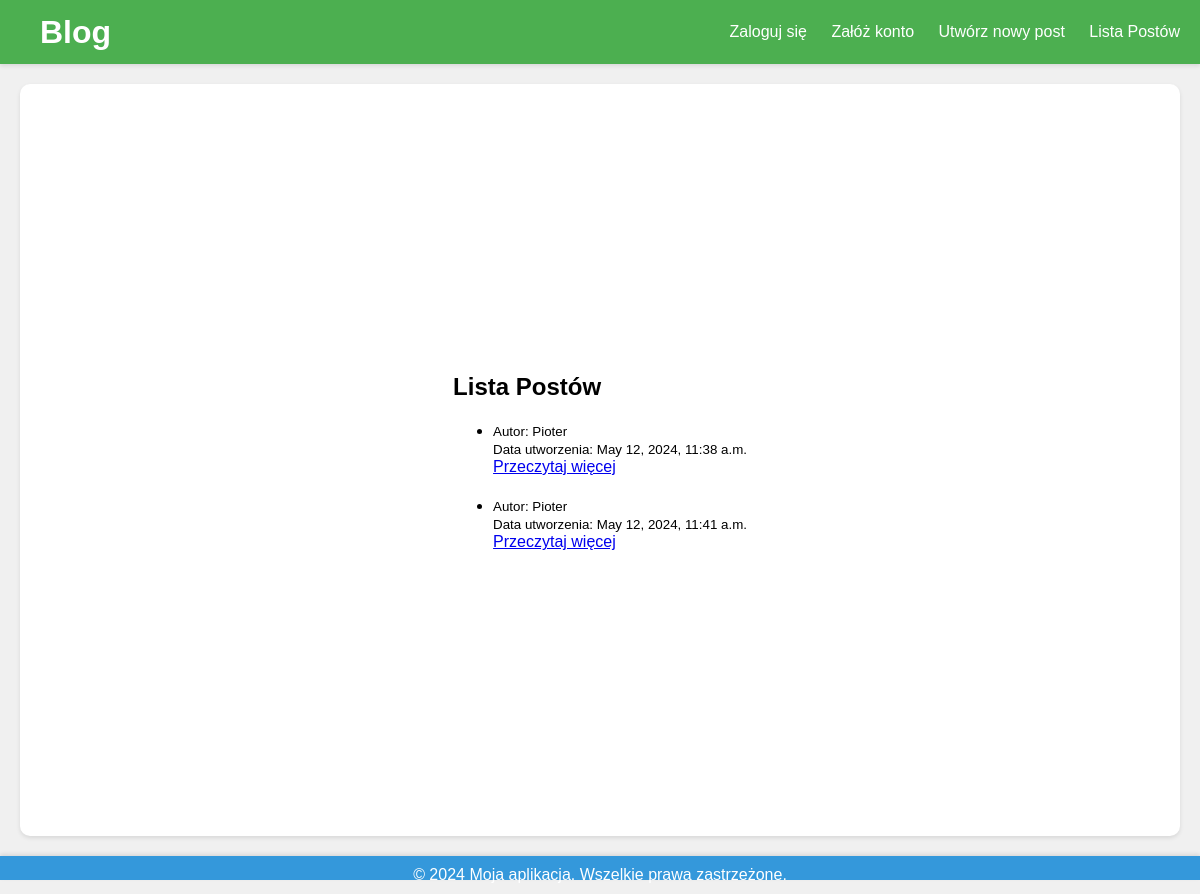
The page /posty/ on the database as committed earlier.
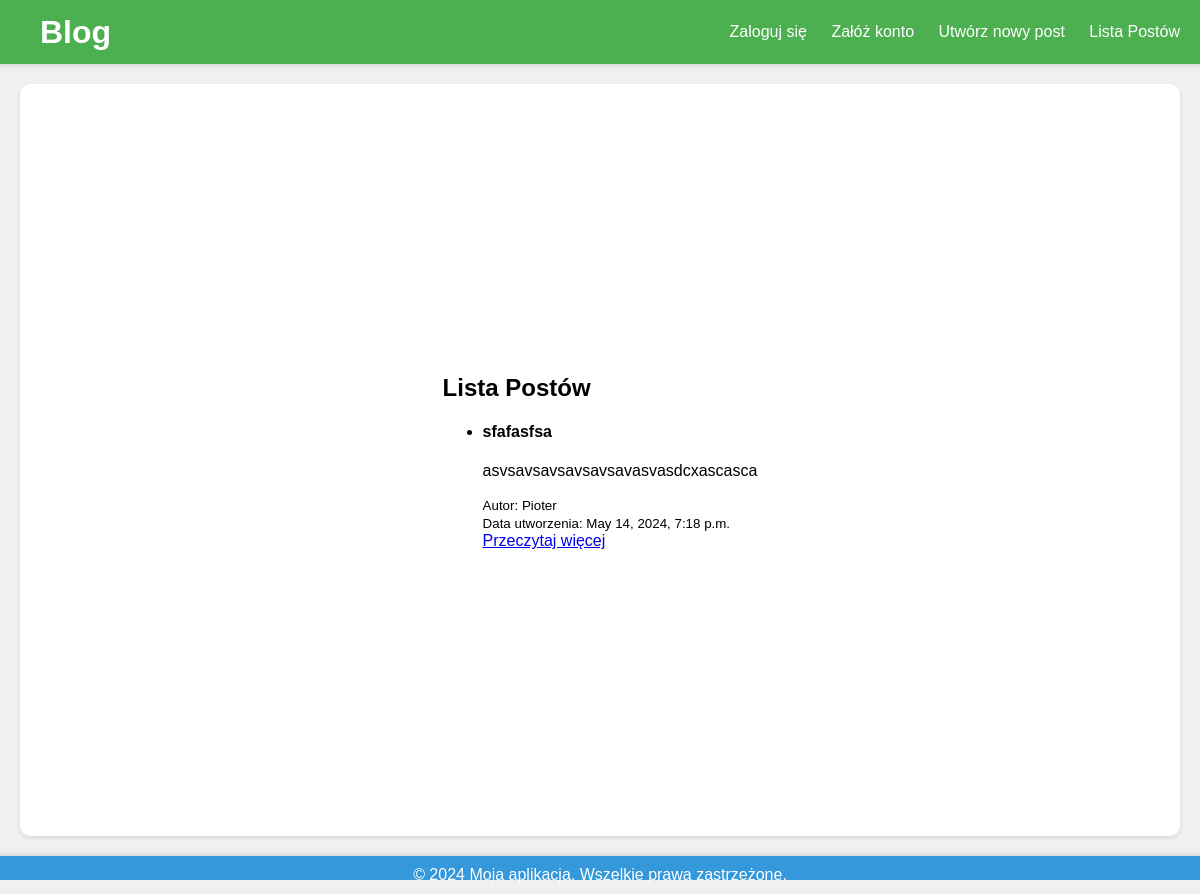
The same page on the database as committed later.
### mainapp/models.py (models this page shows, shortened)
class Post(models.Model):
    tytul = models.CharField(max_length=200)
    tresc = models.TextField()
    data_utworzenia = models.DateTimeField(auto_now_add=True)
    autor = models.ForeignKey(User, on_delete=models.CASCADE)
    dostep = models.CharField(max_length=20, choices=[('Publiczny', 'Publiczny'), ('Ograniczony', 'Ograniczony')])
    haslo_dostepu = models.CharField(max_length=100, blank=True, null=True)
    image = models.ImageField(null=True, blank=True, upload_to="images/")

### mainapp/views.py (the view)
# urls.py: path('posty/', views.post_list, name='post_list'),
def post_list(request):
    posts = Post.objects.all()
    return render(request, './post/post_list.html', {'posts': posts})

### mainapp/templates/post/post_list.html (shortened to what this page needs)
{% extends "base.html" %}
{% block content %}
<div class="container mt-5">
  <div class="row justify-content-center">
    <div class="col-md-8">
      <h2>Lista Postów</h2>
      <ul class="list-group mt-3">
        {% for post in posts %}
        <li class="list-group-item">
          <h4>{{ post.tytul }}</h4>
          <p>{{ post.tresc }}</p>
          <small>Autor: {{ post.autor }}</small>
          <br>
          <small>Data utworzenia: {{ post.data_utworzenia }}</small>
          <br>
          <a href="{% url 'post_detail' post.id %}" class="btn btn-primary mt-2">Przeczytaj więcej</a>
        </li>
        {% endfor %}
      </ul>
    </div>
  </div>
</div>
{% endblock %}

### mainapp/templates/base.html (shortened to what this page needs)
<!DOCTYPE html>
<html lang="en">
<head>
</head>
<body>
    <div class="NavBar">
        <a href="{% url 'index' %}" style="text-decoration: none; color: white;">
            <h1>Blog</h1>
        </a>
        <div>
            <a href="{% url 'login' %}">Zaloguj się</a>
            <a href="{% url 'signup' %}">Załóż konto</a>
            <a href="{% url 'createpost' %}">Utwórz nowy post</a>
            <a href="{% url 'post_list' %}">Lista Postów</a>
        </div>
    </div>
    <div class="maincontent">
        {% block content %}cos{% endblock %}
    </div>
    <div class="footer">
        <p>© 2024 Moja aplikacja. Wszelkie prawa zastrzeżone.</p>
    </div>
</body>
</html>

### mainapp/templates/base.html (style rules this page uses)
body { margin: 0; padding: 0; font-family: Arial, sans-serif; background-color: #f0f0f0; }
.NavBar { height: 8vh; background-color: #4CAF50; display: flex; justify-content: space-between; align-items: center; padding: 0 20px; box-shadow: 0 2px 4px rgba(0, 0, 0, 0.1); }
.NavBar h1 { margin: 0; color: white; }
.NavBar a { color: white; text-decoration: none; margin-left: 20px; }
.maincontent { height: 89vh; background-color: #FFFFFF; display: flex; justify-content: center; align-items: center; border-radius: 10px; box-shadow: 0 2px 4px rgba(0, 0, 0, 0.1); margin: 20px; padding: 20px; }
.footer { height: 3vh; background-color: #3498DB; box-shadow: 0 -2px 4px rgba(0, 0, 0, 0.1); }
.footer p { margin: 0; color: white; text-align: center; padding: 10px 0; }

Rows that differ between the two databases and show on the page:
removed Post: autor "Pioter", data_utworzenia "May 12, 2024, 11:38 a.m."
removed Post: autor "Pioter", data_utworzenia "May 12, 2024, 11:41 a.m."
added Post: tytul "sfafasfsa", tresc "asvsavsavsavsavsavasvasdcxascasca", autor "Pioter", data_utworzenia "May 14, 2024, 7:18 p.m."
